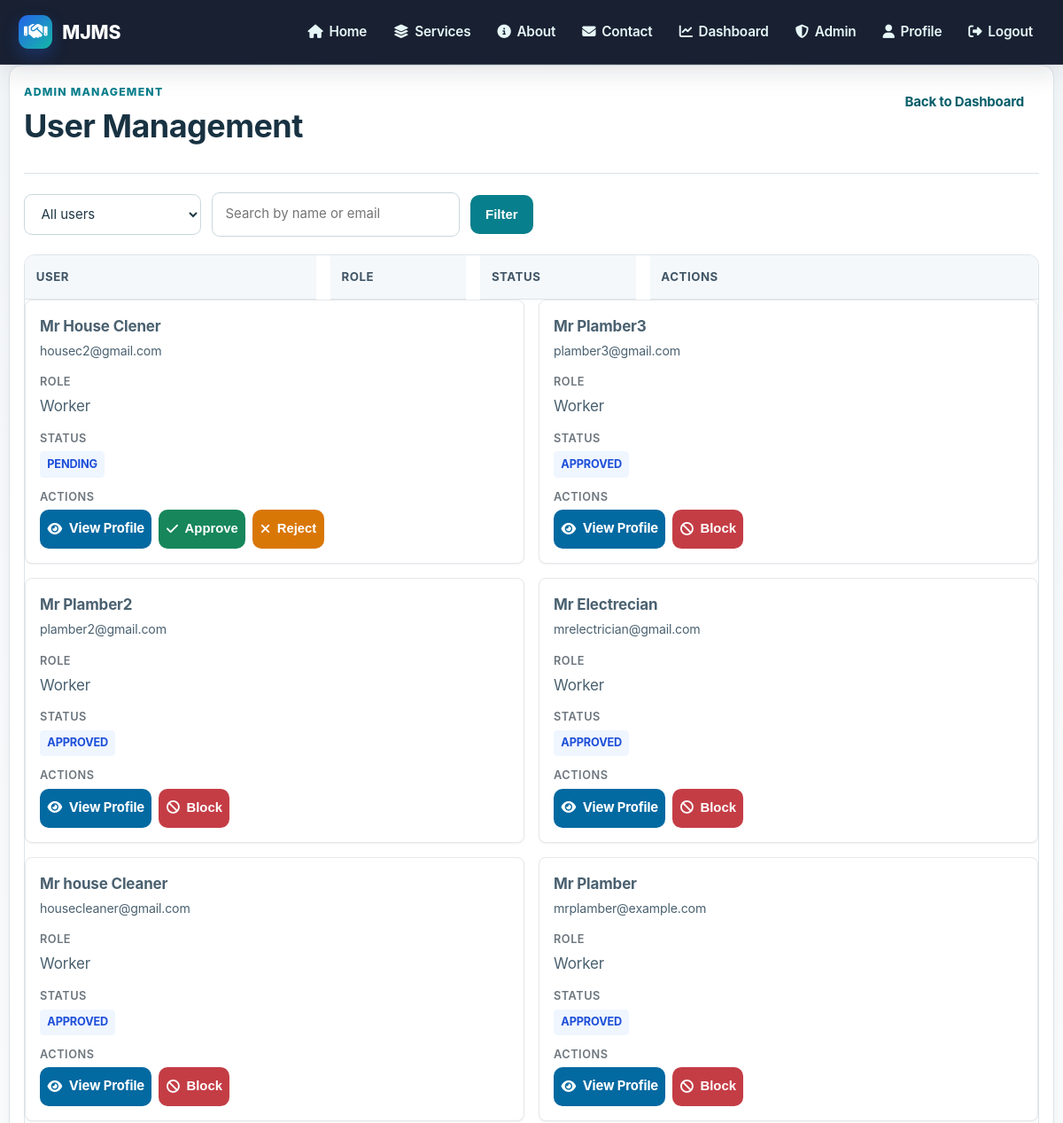
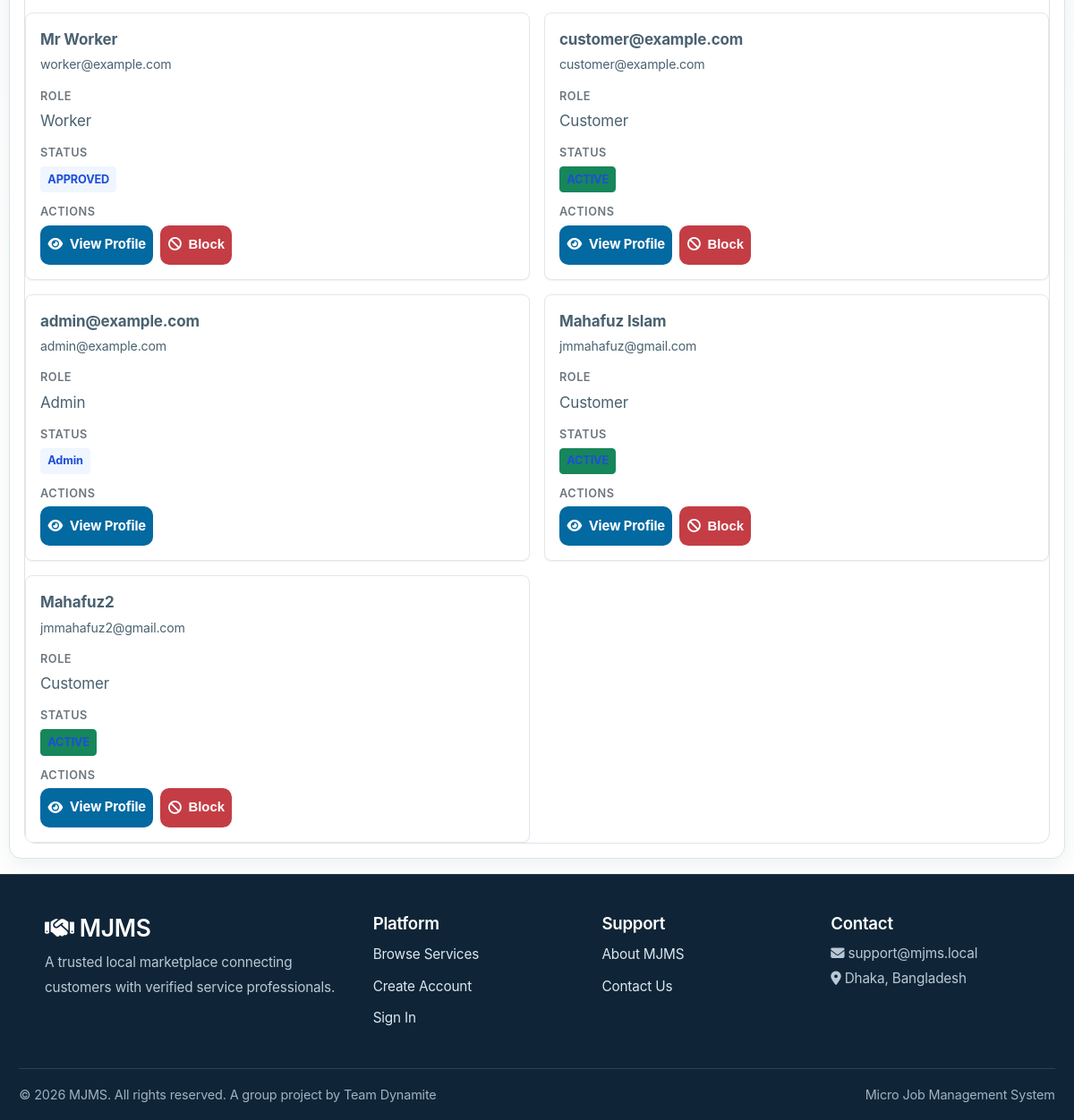
Screenshot of /dashboard/admin/users/ (signed in) with the database file from the repository (2 pictures, top to bottom).
### accounts/models.py (models this page shows, shortened)
class CustomUser(AbstractBaseUser, PermissionsMixin):
    ROLE_CHOICES = (
        ('customer', 'Customer'),
        ('worker', 'Worker'),
        ('admin', 'Admin'),
    )
    first_name = models.CharField(max_length=150, blank=True)
    last_name = models.CharField(max_length=150, blank=True)
    email = models.EmailField(unique=True)
    is_staff = models.BooleanField(default=False)
    is_active = models.BooleanField(default=True)
    date_joined = models.DateTimeField(auto_now_add=False, null=True)
    objects = CustomUserManager()
    USERNAME_FIELD = 'email'
    REQUIRED_FIELDS = []
    def __init__(self, *args, **kwargs):
        legacy_verified = kwargs.pop('is_verified_worker', None)
        if legacy_verified is not None:
            kwargs['worker_status'] = 'APPROVED' if legacy_verified else 'PENDING'
        super().__init__(*args, **kwargs)
    WORKER_STATUS_CHOICES = [
        ('PENDING', 'Pending Approval'),
        ('APPROVED', 'Approved'),
        ('REJECTED', 'Rejected'),
        ('BLOCKED', 'Blocked'),
    ]
    CUSTOMER_STATUS_CHOICES = [
        ('ACTIVE', 'Active'),
        ('BLOCKED', 'Blocked'),
    ]
    role = models.CharField(max_length=20, choices=ROLE_CHOICES, default='customer')
    phone = models.CharField(max_length=15, blank=True, null=True)
    address = models.TextField(blank=True, null=True)
    city = models.CharField(max_length=100, blank=True, null=True)
    profile_picture = models.ImageField(
        upload_to='profile_pictures/',
        blank=True,
        null=True
    )
    preferred_contact_method = models.CharField(
        max_length=20,
        choices=(
            ('Email', 'Email'),
            ('SMS', 'SMS'),
        ),
        default='Email'
    )
    receive_notifications = models.BooleanField(default=True)
    is_blocked = models.BooleanField(default=False)
    worker_status = models.CharField(
        max_length=20,
        choices=WORKER_STATUS_CHOICES,
        default='PENDING',
        null=True,
        blank=True,
        help_text="Status for worker accounts only"
    )
    customer_status = models.CharField(
        max_length=20,
        choices=CUSTOMER_STATUS_CHOICES,
        default='ACTIVE',
        null=True,
        blank=True,
        help_text="Status for customer accounts only"
    )
    created_at = models.DateTimeField(auto_now_add=True, null=True)
    updated_at = models.DateTimeField(auto_now=True)
    def get_full_name(self):
        return f'{self.first_name} {self.last_name}'.strip()
    @property
    def is_verified_worker(self):
        """Backward-compatible alias for the worker approval status."""
        return self.role == 'worker' and self.worker_status == 'APPROVED'
    class Meta:
        indexes = [
            models.Index(fields=['role', 'created_at']),
            models.Index(fields=['is_blocked']),
        ]

### dashboard/admin_views.py (the view, shortened to what this page needs)
# urls.py: path('admin/users/', admin_views.admin_users_list, name='admin_users_list'),
@staff_member_required
def admin_users_list(request):
    role = request.GET.get('role', 'all')
    search = request.GET.get('search', '')
    users = CustomUser.objects.all()
    if role != 'all':
        users = users.filter(role=role)
    users = users.order_by('-date_joined')
    context = {
        'users': users,
        'role_selected': role,
        'search_query': search,
    }
    return render(request, 'dashboard/admin_users_list.html', context)

### notifications/views.py (called while the page is built)
def notification_context(request):
    if not request.user.is_authenticated:
        return {}
    return {
        'unread_notification_count': Notification.objects.filter(
            user=request.user,
            is_read=False,
        ).count(),
    }

### templates/dashboard/admin_users_list.html (shortened to what this page needs)
{% extends 'base.html' %}
{% load static %}
{% block extra_css %}
    <link rel="stylesheet" href="{% static 'css/admin.css' %}">
{% endblock %}
{% block content %}
<div class="card admin-users-list">
    <div class="booking-page__header">
        <div>
            <p class="section-kicker">Admin Management</p>
            <h2>User Management</h2>
        </div>
        <a href="{% url 'dashboard_home' %}" class="btn btn-outline-secondary">Back to Dashboard</a>
    </div>
    <form method="get" class="filter-form admin-user-filter">
        <div class="admin-user-filter__controls">
            <select name="role" class="form-control admin-user-filter__role">
                <option value="all" {% if role_selected == 'all' %}selected{% endif %}>All users</option>
            </select>
            <input type="text" name="search" value="{{ search_query }}" placeholder="Search by name or email" class="form-control admin-user-filter__search" />
            <button type="submit" class="btn btn-primary">Filter</button>
        </div>
    </form>
    <div class="table-responsive">
        <table class="table">
            <thead>
                <tr>
                    <th>User</th>
                    <th>Role</th>
                    <th>Status</th>
                    <th>Actions</th>
                </tr>
            </thead>
            <tbody>
                {% for user in users %}
                <tr>
                    <td>
                        <strong>{{ user.get_full_name|default:user.email }}</strong><br>
                        <small>{{ user.email }}</small>
                    </td>
                    <td>{{ user.role|title }}</td>
                    <td>
                        {% if user.role == 'worker' %}
                            <span class="badge bg-info">{{ user.worker_status|default:'PENDING' }}</span>
                        {% elif user.role == 'customer' %}
                            <span class="badge bg-success">{{ user.customer_status|default:'ACTIVE' }}</span>
                        {% else %}
                            <span class="badge bg-warning">Admin</span>
                        {% endif %}
                    </td>
                    <td>
                        <div class="admin-user-actions">
                            <a href="{% url 'admin_view_user_profile' user.pk %}" class="btn btn-info btn-sm">
                                <i class="fas fa-eye"></i> View Profile
                            </a>
                            {% if user.role == 'worker' %}
                                {% if user.worker_status == 'PENDING' %}
                                    <form method="post" action="{% url 'admin_user_action' user.pk %}" class="admin-action-form">
                                        <button type="submit" class="btn btn-success btn-sm" title="Approve this worker">
                                            <i class="fas fa-check"></i> Approve
                                        </button>
                                    </form>
                                    <form method="post" action="{% url 'admin_user_action' user.pk %}" class="admin-action-form">
                                        <button type="submit" class="btn btn-warning btn-sm" title="Reject this worker">
                                            <i class="fas fa-times"></i> Reject
                                        </button>
                                    </form>
                                {% elif user.worker_status == 'APPROVED' %}
                                    <form method="post" action="{% url 'admin_user_action' user.pk %}" class="admin-action-form">
                                        <button type="submit" class="btn btn-danger btn-sm" title="Block this worker">
                                            <i class="fas fa-ban"></i> Block
                                        </button>
                                    </form>
                                {% else %}
                                    <span class="badge bg-secondary">{{ user.worker_status }}</span>
                                {% endif %}
                            {% elif user.role == 'customer' %}
                                {% if user.customer_status == 'ACTIVE' %}
                                    <form method="post" action="{% url 'admin_user_action' user.pk %}" class="admin-action-form">
                                        <button type="submit" class="btn btn-danger btn-sm" title="Block this customer">
                                            <i class="fas fa-ban"></i> Block
                                        </button>
                                    </form>
                                {% endif %}
                            {% endif %}
                        </div>
                    </td>
                </tr>
                {% empty %}
                <tr>
                    <td colspan="4" class="text-center">No users found.</td>
                </tr>
                {% endfor %}
            </tbody>
        </table>
    </div>
</div>
{% endblock %}

### static/css/professional.css (style rules this page uses)
:root { --primary-color: #1f4e79; --primary-dark: #163a56; --primary-light: #2d6ea8; --secondary-color: #31a24c; --secondary-dark: #229a3e; --accent-color: #f59e0b; --danger-color: #dc2626; --success-color: #10b981; --warning-color: #f97316; --info-color: #3b82f6; --text-dark: #1f2937; --text-muted: #6b7280; --text-light: #9ca3af; --bg-light: #f9fafb; --bg-lighter: #f3f4f6; --border-color: #e5e7eb; --border-light: #d1d5db; --font-primary: -apple-system, BlinkMacSystemFont, 'Segoe UI', Roboto, Oxygen, Ubuntu, Cantarell, sans-serif; --font-mono: 'Monaco', 'Courier New', monospace; --shadow-sm: 0 1px 2px 0 rgba(0, 0, 0, 0.05); --shadow-md: 0 4px 6px -1px rgba(0, 0, 0, 0.1); --shadow-lg: 0 10px 15px -3px rgba(0, 0, 0, 0.1); --shadow-xl: 0 20px 25px -5px rgba(0, 0, 0, 0.1); --radius-sm: 4px; --radius-md: 8px; --radius-lg: 12px; --radius-xl: 16px; }
* { margin: 0; padding: 0; box-sizing: border-box; }
html, body { height: 100%; }
body { font-family: var(--font-primary); background-color: var(--bg-light); color: var(--text-dark); line-height: 1.6; display: flex; flex-direction: column; }
a { color: var(--primary-color); text-decoration: none; transition: color 0.2s ease; }
h1, h2, h3, h4, h5, h6 { color: var(--text-dark); font-weight: 600; line-height: 1.3; margin-bottom: 0.5rem; }
h2 { font-size: 2rem; font-weight: 700; }
p { margin-bottom: 1rem; color: var(--text-muted); }
button, input[type="submit"], .btn { background: var(--primary-color); color: white; border: none; padding: 0.75rem 1.5rem; border-radius: var(--radius-md); cursor: pointer; font-weight: 500; font-size: 0.95rem; transition: all 0.2s ease; display: inline-block; text-align: center; }
.card, .container, .content { background: white; border-radius: var(--radius-lg); border: 1px solid var(--border-color); padding: 2rem; margin: 1.5rem 0; box-shadow: var(--shadow-sm); transition: all 0.3s ease; }
.btn-primary, .btn-secondary { display: inline-flex; align-items: center; justify-content: center; padding: 0.8rem 1.25rem; border-radius: 12px; font-weight: 600; transition: all 0.2s ease; }
.btn-primary { background: white; color: var(--primary-dark); }

### static/css/style.css (style rules this page uses)
html, body { height: 100%; }
body { font-family: Arial, sans-serif; margin: 0; padding: 0; background: #f7f9fc; color: #222; display: flex; flex-direction: column; }
h1, h2, h3 { color: #1f4e79; }
button, input[type="submit"] { background: #1f4e79; color: white; border: none; padding: 8px 12px; border-radius: 4px; cursor: pointer; }
.card { background: white; border: 1px solid #d9e2ec; border-radius: 8px; padding: 16px; margin: 12px 0; }
.form-select, .form-control { padding: 10px 12px; border: 1px solid #cbd5e1; border-radius: 8px; font-size: 0.95rem; color: #2d3748; background-color: white; transition: all 0.3s ease; font-family: inherit; }
.btn-primary { background: linear-gradient(135deg, #1f4e79 0%, #2d6ea8 100%); color: white; }
.btn-outline-secondary { background: white; color: #2d3748; border: 1px solid #cbd5e1; }
.booking-page__header { display: flex; justify-content: space-between; align-items: center; gap: 12px; margin-bottom: 20px; }
.section-kicker { margin: 0 0 6px; color: #3b82f6; text-transform: uppercase; letter-spacing: 0.08em; font-size: 0.72rem; font-weight: 700; }
.btn-primary { background: white; color: #1f4e79; }
.btn { display: inline-block; padding: 12px 28px; border-radius: 8px; font-weight: 600; text-decoration: none; cursor: pointer; border: none; transition: all 0.3s ease; font-size: 1rem; }
.btn-primary { background: linear-gradient(135deg, #2563eb 0%, #1e40af 100%); color: white; box-shadow: 0 4px 15px rgba(37, 99, 235, 0.3); }

### rows the page displays
CustomUser: get_full_name "Mr House Clener", email "housec2@gmail.com", role "Worker", worker_status "PENDING", shows "Approve"
CustomUser: get_full_name "Mr Plamber3", email "plamber3@gmail.com", role "Worker", worker_status "APPROVED", shows "Block"
CustomUser: get_full_name "Mr Plamber2", email "plamber2@gmail.com", role "Worker", worker_status "APPROVED", shows "Block"
CustomUser: get_full_name "Mr Electrecian", email "mrelectrician@gmail.com", role "Worker", worker_status "APPROVED", shows "Block"
CustomUser: get_full_name "Mr house Cleaner", email "housecleaner@gmail.com", role "Worker", worker_status "APPROVED", shows "Block"
CustomUser: get_full_name "Mr Plamber", email "mrplamber@example.com", role "Worker", worker_status "APPROVED", shows "Block"
CustomUser: get_full_name "Mr Worker", email "worker@example.com", role "Worker", worker_status "APPROVED", shows "Block"
CustomUser: get_full_name "customer@example.com", email "customer@example.com", role "Customer", customer_status "ACTIVE" (drawn)
CustomUser: get_full_name "admin@example.com", email "admin@example.com", role "Admin"
CustomUser: get_full_name "Mahafuz Islam", email "jmmahafuz@gmail.com", role "Customer", customer_status "ACTIVE" (drawn)
CustomUser: get_full_name "Mahafuz2", email "jmmahafuz2@gmail.com", role "Customer", customer_status "ACTIVE" (drawn)
